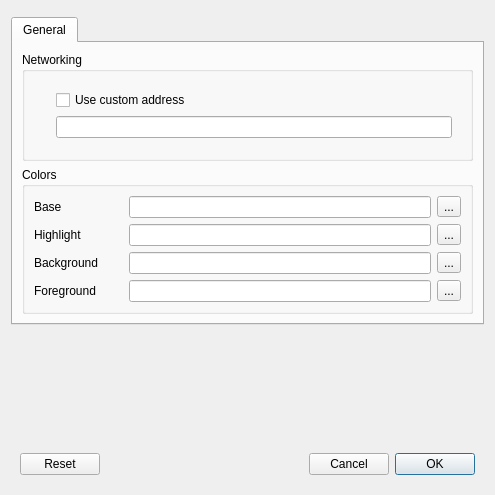
<?xml version="1.0" encoding="UTF-8"?>
<ui version="4.0">
 <class>SettingsDialog</class>
 <widget class="QDialog" name="SettingsDialog">
  <property name="geometry">
   <rect>
    <x>0</x>
    <y>0</y>
    <width>495</width>
    <height>495</height>
   </rect>
  </property>
  <property name="windowTitle">
   <string>Settings</string>
  </property>
  <layout class="QVBoxLayout" name="verticalLayout">
   <item>
    <widget class="QWidget" name="widget" native="true">
     <layout class="QHBoxLayout" name="horizontalLayout_2">
      <property name="leftMargin">
       <number>0</number>
      </property>
      <property name="topMargin">
       <number>0</number>
      </property>
      <property name="rightMargin">
       <number>0</number>
      </property>
      <property name="bottomMargin">
       <number>0</number>
      </property>
     </layout>
    </widget>
   </item>
   <item>
    <widget class="QTabWidget" name="tabWidget">
     <property name="currentIndex">
      <number>0</number>
     </property>
     <widget class="QWidget" name="NetTab">
      <attribute name="title">
       <string>General</string>
      </attribute>
      <layout class="QVBoxLayout" name="verticalLayout_4">
       <item>
        <widget class="QGroupBox" name="NetworkingBox">
         <property name="title">
          <string>Networking</string>
         </property>
         <layout class="QHBoxLayout" name="horizontalLayout_4" stretch="0,1">
          <item>
           <widget class="QWidget" name="widget_3" native="true">
            <layout class="QVBoxLayout" name="verticalLayout_2">
             <property name="leftMargin">
              <number>0</number>
             </property>
             <property name="topMargin">
              <number>0</number>
             </property>
             <property name="rightMargin">
              <number>0</number>
             </property>
             <property name="bottomMargin">
              <number>0</number>
             </property>
             <item>
              <widget class="QLabel" name="NetworkIcon">
               <property name="text">
                <string/>
               </property>
               <property name="pixmap">
                <pixmap resource="../../etc/resources/resources.qrc">:/icons/Network.png</pixmap>
               </property>
              </widget>
             </item>
            </layout>
           </widget>
          </item>
          <item>
           <widget class="QWidget" name="widget_2" native="true">
            <layout class="QVBoxLayout" name="verticalLayout_5">
             <item>
              <widget class="QCheckBox" name="CustomAddressCheck">
               <property name="text">
                <string>Use custom address</string>
               </property>
              </widget>
             </item>
             <item>
              <widget class="QLineEdit" name="CustomAddressEdit"/>
             </item>
            </layout>
           </widget>
          </item>
         </layout>
        </widget>
       </item>
       <item>
        <widget class="QGroupBox" name="Colors">
         <property name="title">
          <string>Colors</string>
         </property>
         <layout class="QGridLayout" name="gridLayout_2">
          <item row="1" column="3">
           <widget class="QToolButton" name="HighlightButton">
            <property name="text">
             <string>...</string>
            </property>
           </widget>
          </item>
          <item row="2" column="0">
           <widget class="QLabel" name="BackgroundLabel">
            <property name="text">
             <string>Background</string>
            </property>
           </widget>
          </item>
          <item row="2" column="3">
           <widget class="QToolButton" name="BackgroundButton">
            <property name="text">
             <string>...</string>
            </property>
           </widget>
          </item>
          <item row="0" column="2">
           <widget class="QLineEdit" name="BaseEdit">
            <property name="maxLength">
             <number>32767</number>
            </property>
           </widget>
          </item>
          <item row="1" column="2">
           <widget class="QLineEdit" name="HighlightEdit">
            <property name="maxLength">
             <number>32767</number>
            </property>
           </widget>
          </item>
          <item row="1" column="0">
           <widget class="QLabel" name="HighlightLabel">
            <property name="text">
             <string>Highlight</string>
            </property>
           </widget>
          </item>
          <item row="2" column="2">
           <widget class="QLineEdit" name="BackgroundEdit">
            <property name="maxLength">
             <number>32767</number>
            </property>
           </widget>
          </item>
          <item row="0" column="3">
           <widget class="QToolButton" name="BaseButton">
            <property name="text">
             <string>...</string>
            </property>
           </widget>
          </item>
          <item row="3" column="2">
           <widget class="QLineEdit" name="ForegroundEdit">
            <property name="maxLength">
             <number>32767</number>
            </property>
           </widget>
          </item>
          <item row="3" column="3">
           <widget class="QToolButton" name="ForegroundButton">
            <property name="text">
             <string>...</string>
            </property>
           </widget>
          </item>
          <item row="3" column="0">
           <widget class="QLabel" name="ForegroundLabel">
            <property name="text">
             <string>Foreground</string>
            </property>
           </widget>
          </item>
          <item row="0" column="0">
           <widget class="QLabel" name="BaseLabel">
            <property name="text">
             <string>Base</string>
            </property>
           </widget>
          </item>
          <item row="0" column="1">
           <widget class="QLabel" name="BaseBox">
            <property name="minimumSize">
             <size>
              <width>18</width>
              <height>18</height>
             </size>
            </property>
            <property name="maximumSize">
             <size>
              <width>18</width>
              <height>18</height>
             </size>
            </property>
            <property name="styleSheet">
             <string notr="true">background-color: &quot;#ff0000&quot;;</string>
            </property>
            <property name="text">
             <string/>
            </property>
           </widget>
          </item>
          <item row="1" column="1">
           <widget class="QLabel" name="HighlightBox">
            <property name="minimumSize">
             <size>
              <width>18</width>
              <height>18</height>
             </size>
            </property>
            <property name="maximumSize">
             <size>
              <width>18</width>
              <height>18</height>
             </size>
            </property>
            <property name="styleSheet">
             <string notr="true">background-color: &quot;#ff0000&quot;;</string>
            </property>
            <property name="text">
             <string/>
            </property>
           </widget>
          </item>
          <item row="2" column="1">
           <widget class="QLabel" name="BackgroundBox">
            <property name="minimumSize">
             <size>
              <width>18</width>
              <height>18</height>
             </size>
            </property>
            <property name="maximumSize">
             <size>
              <width>18</width>
              <height>18</height>
             </size>
            </property>
            <property name="styleSheet">
             <string notr="true">background-color: &quot;#ff0000&quot;;</string>
            </property>
            <property name="text">
             <string/>
            </property>
           </widget>
          </item>
          <item row="3" column="1">
           <widget class="QLabel" name="ForegroundBox">
            <property name="minimumSize">
             <size>
              <width>18</width>
              <height>18</height>
             </size>
            </property>
            <property name="maximumSize">
             <size>
              <width>18</width>
              <height>18</height>
             </size>
            </property>
            <property name="styleSheet">
             <string notr="true">background-color: &quot;#ff0000&quot;;</string>
            </property>
            <property name="text">
             <string/>
            </property>
           </widget>
          </item>
         </layout>
        </widget>
       </item>
      </layout>
     </widget>
    </widget>
   </item>
   <item>
    <spacer name="Spacer">
     <property name="orientation">
      <enum>Qt::Vertical</enum>
     </property>
     <property name="sizeType">
      <enum>QSizePolicy::MinimumExpanding</enum>
     </property>
     <property name="sizeHint" stdset="0">
      <size>
       <width>20</width>
       <height>10</height>
      </size>
     </property>
    </spacer>
   </item>
   <item>
    <widget class="QWidget" name="Buttons" native="true">
     <layout class="QHBoxLayout" name="horizontalLayout">
      <item>
       <widget class="QPushButton" name="ResetButton">
        <property name="text">
         <string>Reset</string>
        </property>
       </widget>
      </item>
      <item>
       <spacer name="ButtonsSpacer">
        <property name="orientation">
         <enum>Qt::Horizontal</enum>
        </property>
        <property name="sizeType">
         <enum>QSizePolicy::MinimumExpanding</enum>
        </property>
        <property name="sizeHint" stdset="0">
         <size>
          <width>80</width>
          <height>20</height>
         </size>
        </property>
       </spacer>
      </item>
      <item>
       <widget class="QPushButton" name="CancelButton">
        <property name="text">
         <string>Cancel</string>
        </property>
        <property name="default">
         <bool>false</bool>
        </property>
       </widget>
      </item>
      <item>
       <widget class="QPushButton" name="ApplyButton">
        <property name="text">
         <string>OK</string>
        </property>
        <property name="default">
         <bool>true</bool>
        </property>
       </widget>
      </item>
     </layout>
    </widget>
   </item>
  </layout>
 </widget>
 <resources>
  <include location="../../etc/resources/resources.qrc"/>
 </resources>
 <connections>
  <connection>
   <sender>CustomAddressCheck</sender>
   <signal>toggled(bool)</signal>
   <receiver>CustomAddressEdit</receiver>
   <slot>setEnabled(bool)</slot>
   <hints>
    <hint type="sourcelabel">
     <x>220</x>
     <y>99</y>
    </hint>
    <hint type="destinationlabel">
     <x>217</x>
     <y>126</y>
    </hint>
   </hints>
  </connection>
 </connections>
</ui>
